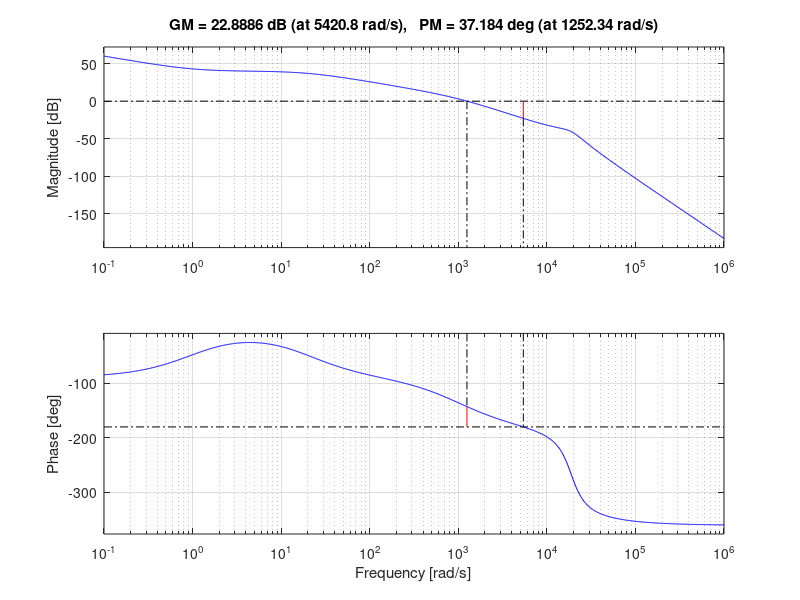
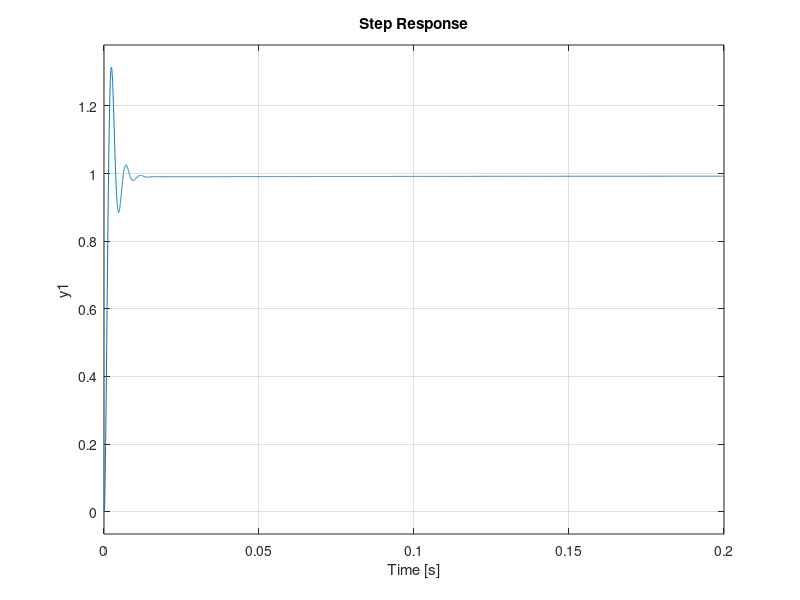

Recreate these plots in MATLAB, in order.
K=400;nc=K*[1 1]; dc=[0 1]; sysc=tf(nc,dc);nm=[5]; dm=[0.001 1]; sysm=tf(nm,dm);na=[0.05]; da=[0.05 1 0]; sysa=tf(na,da);ng=[1]; dg=[1/18850^2 2*0.3/18850 1]; sysg=tf(ng,dg);syso=series(sysc,series(sysm,series(sysa,sysg)))figure(1)margin(syso)sysc=feedback(syso,[1]);figure(2)step(sysc)